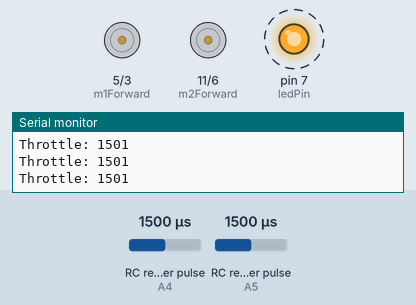
Simulated run of this sketch. Board: Arduino Uno, built with avr-gcc and run on an emulated ATmega328P. On the bench: motor-driver pin pairs drawn as motors (green arrow = first pin HIGH = forward, orange = second pin HIGH = backward, longer = more drive), output pins drawn as LEDs (lit = HIGH), the last lines printed to the serial monitor. Wiring (inferred from the names in the program): 2 × RC receiver channel: data A4 / data A5. Dashed ring = blinking. The inputs (shaded band) are chosen by the test bench; at power-on: RC receiver pulse (sensors on A4, A5) 1500 µs.

Above: at 1.2 s.
1.3 s: RC receiver pulse (sensor on A4) set to 1020 µs
At 3.8 s:
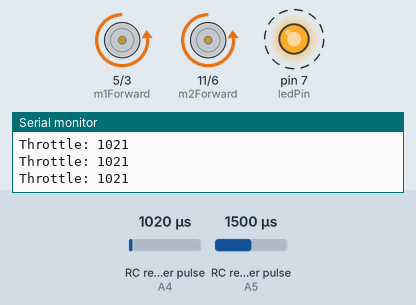
4.3 s: RC receiver pulse (sensor on A5) set to 1020 µs
At 5.9 s:
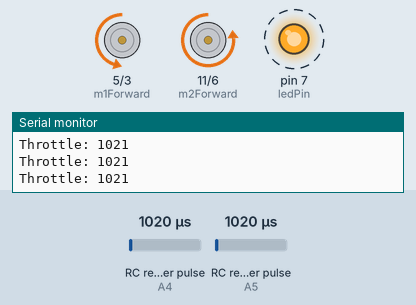
7.3 s: RC receiver pulse (sensor on A4) set to 1250 µs
At 9.5 s:
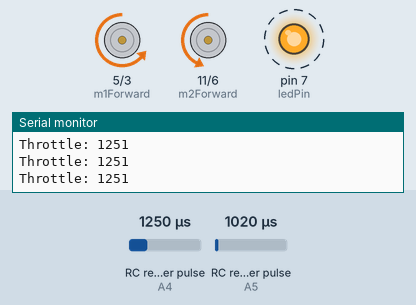
10.3 s: RC receiver pulse (sensor on A5) set to 1250 µs
At 11.9 s:
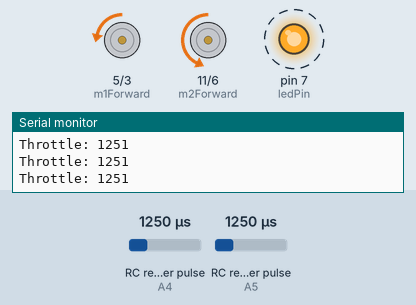
13.3 s: RC receiver pulse (sensor on A4) set to 1750 µs
At 15.5 s:
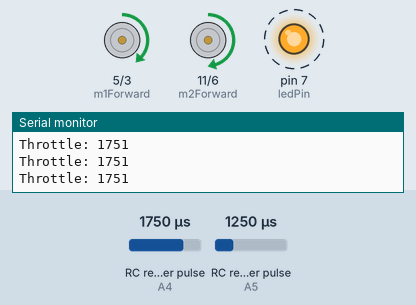
16.3 s: RC receiver pulse (sensor on A5) set to 1980 µs
At 18.0 s:
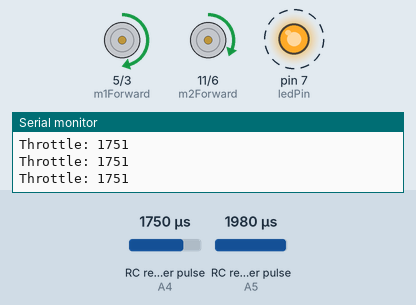
Timing chart, 0 to 20.3 s (numbered marks = the images above; inputs shaded):
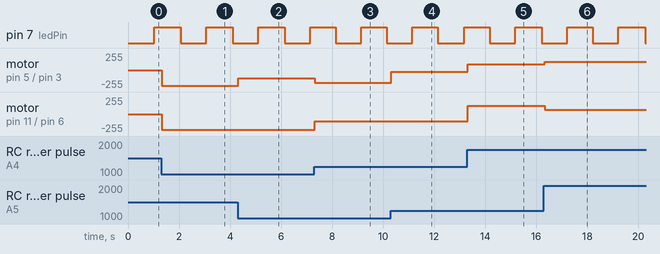

Measured:
- after the input at 1.3 s, motor on pin 5 (m1Forward) / pin 3 (m1Reverse), motor on pin 11 (m2Forward) / pin 6 (m2Reverse): stopped → backward 239/255 at once
- after the input at 4.3 s, motor on pin 5 (m1Forward) / pin 3 (m1Reverse): backward 239/255 → backward 120/255 at once
- after the input at 7.3 s, motor on pin 5 (m1Forward) / pin 3 (m1Reverse): backward 120/255 → backward 190/255 at once; motor on pin 11 (m2Forward) / pin 6 (m2Reverse): backward 239/255 → backward 110/255 at once
- after the input at 10.3 s, motor on pin 5 (m1Forward) / pin 3 (m1Reverse): backward 190/255 → backward 29/255 at once
- after the input at 13.3 s, motor on pin 5 (m1Forward) / pin 3 (m1Reverse): backward 29/255 → forward 87/255 at once; motor on pin 11 (m2Forward) / pin 6 (m2Reverse): backward 110/255 → forward 121/255 at once
- after the input at 16.3 s, motor on pin 5 (m1Forward) / pin 3 (m1Reverse): forward 87/255 → forward 121/255 at once; motor on pin 11 (m2Forward) / pin 6 (m2Reverse): forward 121/255 → forward 64/255 at once
- by itself, pin 7 (ledPin): alternates HIGH for 1.0 s and LOW for 1.0 s

The sketch:

ArduinoRC.ino
```cpp
// The Led Pins
const int ledPin =  7;
const int ledPin1 = 8;


unsigned long previousMillis = 0;        // will store last time LED was up
const int interval = 1000;           // interval at which to blink (milliseconds)

//pins connected to RX
int throttleInput = A4;
int steeringInput = A5;

//each value will also have a value from 0 to 255 with the map() function
int throttle;
int steering;

//pins connected to H-Bridge
int m1Forward = 5;
int m1Reverse = 3;
int m2Forward = 11;
int m2Reverse = 6;

int motor1val;
int motor2val;

//1 is forward, 2 is backwards
void spinMotor1(int fwdback, int pwm) {
  if(fwdback == 1){
    analogWrite(m1Forward, pwm);
    analogWrite(m1Reverse, LOW);
  }
  else if(fwdback == 2){
    analogWrite(m1Forward, LOW);
    analogWrite(m1Reverse, pwm);
  }
  else {
    analogWrite(m1Forward, LOW);
    analogWrite(m1Reverse, LOW);
  }
}

void spinMotor2(int fwdback, int pwm) {
  if(fwdback == 1){
    analogWrite(m2Forward, pwm);
    analogWrite(m2Reverse, LOW);
  }
  else if(fwdback == 2){
    analogWrite(m2Forward, LOW);
    analogWrite(m2Reverse, pwm);
  }
  else {
    analogWrite(m2Forward, LOW);
    analogWrite(m2Reverse, LOW);
  }
}

void setup() {
  pinMode(ledPin, OUTPUT);
  // put your setup code here, to run once:
  Serial.begin(9600);

  //setting all the inputs from the RX
  pinMode(throttleInput, INPUT);
  pinMode(steeringInput, INPUT);

  //setting the outputs for the H-Bridge
  pinMode(m1Forward, OUTPUT);
  pinMode(m1Reverse, OUTPUT);
  pinMode(m2Forward, OUTPUT);
  pinMode(m2Reverse, OUTPUT);
}

void loop() {
  unsigned long currentMillis = millis();

  Serial.println("Throttle: " + String(pulseIn(throttleInput, HIGH)));

  if (currentMillis - previousMillis >= interval) {
    // save the last time you blinked the LED
    previousMillis = currentMillis;

    // if the LED is off turn it on and vice-versa:
    if (digitalRead(ledPin) == LOW) {
      digitalWrite(ledPin, HIGH);
      digitalWrite(ledPin1, LOW);
    } else {
      digitalWrite(ledPin, LOW);
      digitalWrite(ledPin1, HIGH);
    }
  }
  // put your main code here, to run repeatedly:

  //mapping the values from 0 to 255(CHANGE VALUES WHEN GET CONTROLER!!!!!)
  throttle = map(pulseIn(throttleInput, HIGH), 990, 2000, 0, 255);
  steering = map(pulseIn(steeringInput, HIGH), 1010, 1975, 0, 255);

  //make sure the values are >= 0 and <= 255
  throttle = constrain(throttle, 0, 255);
  steering = constrain(steering, 0, 255);

  //set speeds for the motors
  if(throttle > 135) {
    motor1val = map(throttle, 135, 255, 0, 255);
    motor2val = map(throttle, 135, 255, 0, 255);
  }

  else if(throttle < 115) {
    motor1val = map(throttle, 115, 0, 0, 255);
    motor2val = map(throttle, 115, 0, 0, 255);
  }

  if(steering > 135) {
    if(throttle > 135) {
      motor2val = motor2val - map(steering, 135, 255, 0, throttle - 135);
    }
    else if(throttle < 115) {
      motor2val = motor2val - map(steering, 135, 255, 0, throttle + 135);
    }
  }


  else if(steering < 115) {
    if(throttle > 135) {
      motor1val = motor1val - map(steering, 115, 0, 0, throttle - 115);
    }
    else if(throttle < 115) {
      motor1val = motor1val - map(steering, 115, 0, 0, throttle + 115);
    }
  }

  //spin the motors
  if(throttle > 135) {
    spinMotor1(1, motor1val);
    spinMotor2(1, motor2val);
  }
  else if(throttle < 115){
    spinMotor1(2, motor1val);
    spinMotor2(2, motor2val);
  }
  else {
    spinMotor1(1, 0);
    spinMotor2(1, 0);
  }

}
```
